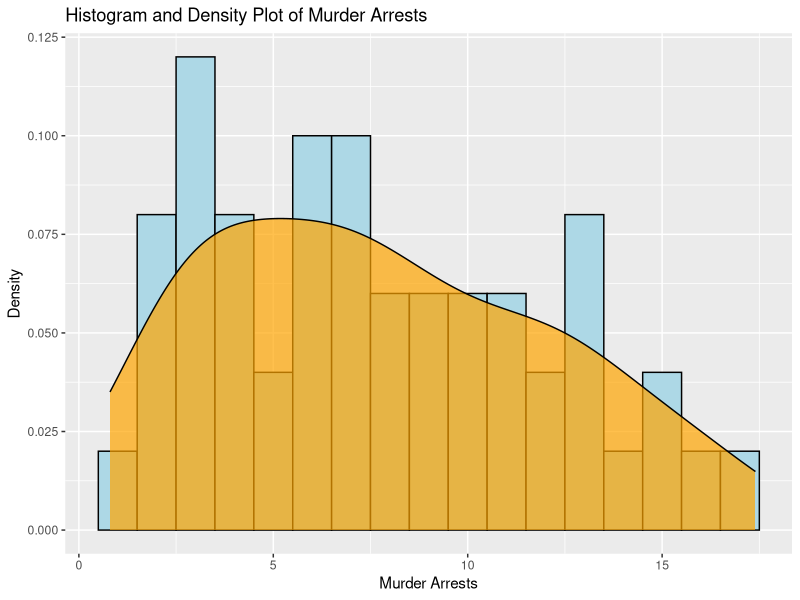
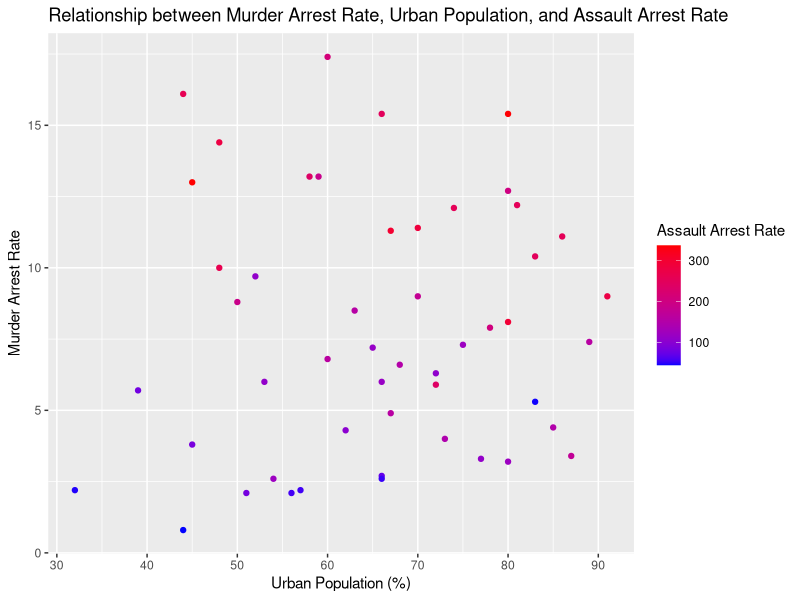
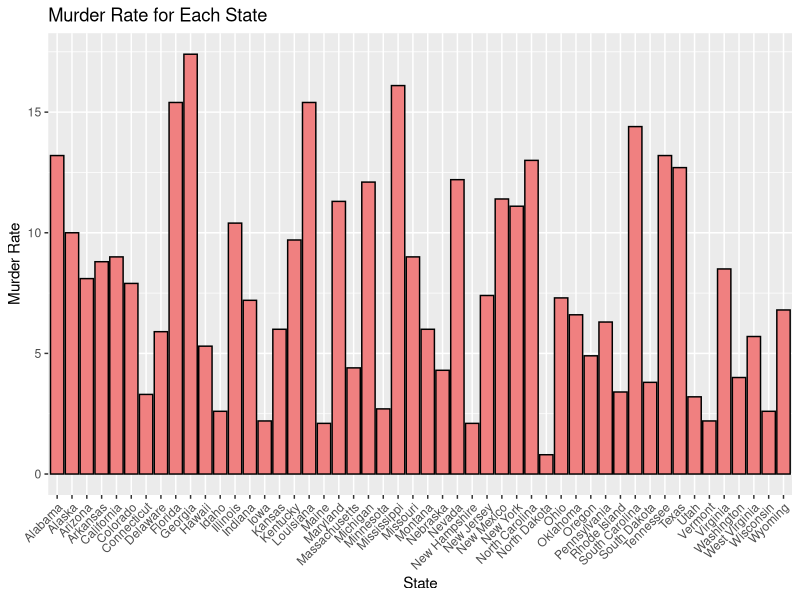

The R script that drew these images, in order:
# Load the USArrests dataset
data("USArrests")

# (i) a. Explore the summary of the dataset
summary(USArrests)

# (i) b. Print the state with the largest total number of rape
state_max_rape <- rownames(USArrests)[which.max(USArrests$Rape)]
cat("State with the largest total number of rape:", state_max_rape, "\n")

# (i) c. Print states with max & min crime rates for murder
state_max_murder <- rownames(USArrests)[which.max(USArrests$Murder)]
state_min_murder <- rownames(USArrests)[which.min(USArrests$Murder)]

cat("State with the max crime rate for murder:", state_max_murder, "\n")
cat("State with the min crime rate for murder:", state_min_murder, "\n")


# (ii) a. Find the correlation among the features
correlation_matrix <- cor(USArrests)
print("Correlation Matrix:")
print(correlation_matrix)

# (ii) b. Print states with assault arrests more than the median of the country
states_above_median_assault <- rownames(USArrests)[USArrests$Assault > median(USArrests$Assault)]
cat("States with assault arrests more than the median:", states_above_median_assault, "\n")

# (ii) c. Print states in the bottom 25% of murder
states_bottom_25_percent_murder <- rownames(USArrests)[USArrests$Murder < quantile(USArrests$Murder, 0.25)]
cat("States in the bottom 25% of murder:", states_bottom_25_percent_murder, "\n")


# Load required library for plotting
library(ggplot2)

# (iii) a. Histogram and density plot of murder arrests
histogram_density_plot <- ggplot(USArrests, aes(x = Murder)) +
  geom_histogram(aes(y = ..density..), binwidth = 1, fill = "lightblue", color = "black") +
  geom_density(alpha = 0.7, fill = "orange") +
  labs(title = "Histogram and Density Plot of Murder Arrests",
       x = "Murder Arrests",
       y = "Density")

print(histogram_density_plot)

# (iii) b. Scatter plot with color representing assault arrest rates
scatter_plot <- ggplot(USArrests, aes(x = UrbanPop, y = Murder, color = Assault)) +
  geom_point() +
  scale_color_gradient(low = "blue", high = "red") +
  labs(title = "Relationship between Murder Arrest Rate, Urban Population, and Assault Arrest Rate",
       x = "Urban Population (%)",
       y = "Murder Arrest Rate",
       color = "Assault Arrest Rate")

print(scatter_plot)

# (iii) c. Bar graph showing the murder rate for each state
bar_plot <- ggplot(USArrests, aes(x = rownames(USArrests), y = Murder)) +
  geom_bar(stat = "identity", fill = "lightcoral", color = "black") +
  theme(axis.text.x = element_text(angle = 45, hjust = 1)) +
  labs(title = "Murder Rate for Each State",
       x = "State",
       y = "Murder Rate")

print(bar_plot)
